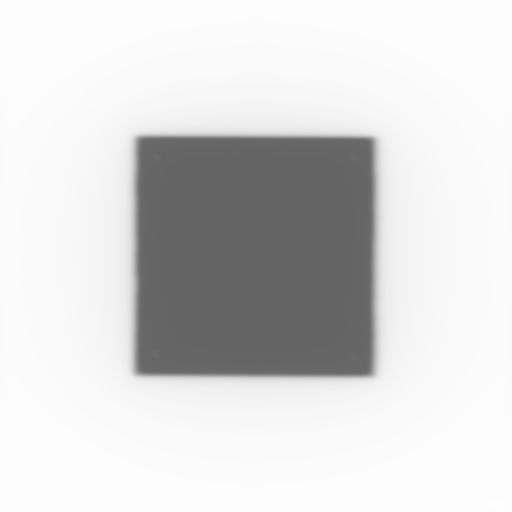
#> input picture IMAGENES FORMATO TIFF/coincidencia_campo/coincidencia_campo_radiacion/10.tif, 1024 x 1024 px (shown at 1/2 size)
$ python field_coincidence_evaluation.py
#> lines starting #> are read from the running program, lines starting #| are printed output that depends on the picture; after the words box and inside, x2 and y2 are one past the last pixel; in counts of white or black regions, pixels touching at a corner belong together
### field_coincidence.py
from cmath import sqrt
from itertools import count
import matplotlib.pyplot as plt
import cv2
import numpy as np
import pandas as pd
from scipy.spatial.distance import euclidean
import warnings
warnings.simplefilter(action='ignore', category=FutureWarning)
from reporte import PDF2
import datetime
class FieldCoincidence():
    """
    Esta clase se utiliza para tal cosa

    """
    def __init__(self,path,dataframe,name_img):
#> called with name_img = '10.tif'
        self.img_raw = cv2.imread(path)
#> self.img_raw is the input picture: shape (1024, 1024, 3); min 99, max 255, mean 216.1
        self.img = self.img_raw[:,:,0]
        self.img = self.img_raw[:,:,0]
        self.imgray = cv2.cvtColor(self.img_raw, cv2.COLOR_BGR2GRAY)
        self.gray_img = self.imgray
        self.h_imgray, self.w_imgray = self.imgray.shape
#> self.h_imgray = 1024; self.w_imgray = 1024
        self.df = dataframe
        self.name_img = name_img
        self.new_row = {'Image':self.name_img}

    def find_rectangle_contour(self):

        """
        Definicion del rectangulo de capo de radiacion

        """
        self.imgRoi = self.img[480:542,480:542]
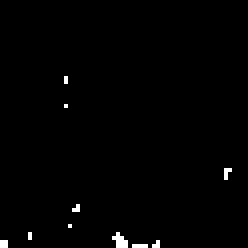
#> self.imgRoi: shape (62, 62) (shown 4 times larger); values 99 (black) and 100 (white), 0.88% white in thin lines or dots, all inside (x1, y1, x2, y2) = (0, 19, 58, 62)
        average = np.average(self.imgRoi, axis=0)
#> average = 62 values, max 99.06 at index 29, min 99 at index 2, mean 99.01
        self.average = np.average(average, axis=0)
#> self.average = 99.01
        self.min = np.amin(self.imgRoi)
#> self.min = 99
        self.graylevel = (255-self.min)*0.5 + self.min
#> self.graylevel = 177
        self.mask = cv2.inRange(self.img, 0, self.graylevel)
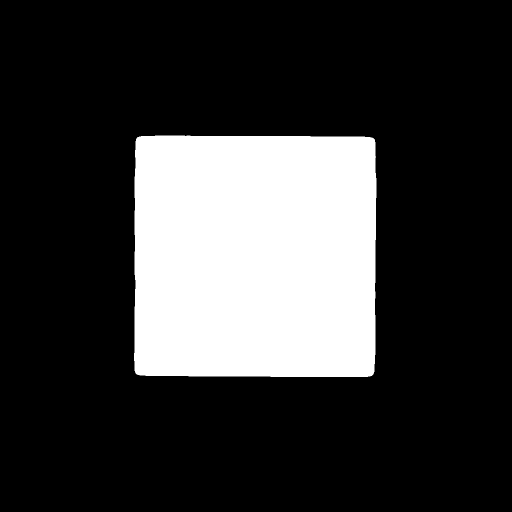
#> self.mask: shape (1024, 1024) (shown at 1/2 size); 22.1% white; 1 white region
        contours, _ = cv2.findContours(image=self.mask, mode=cv2.RETR_TREE, method=cv2.CHAIN_APPROX_NONE)
#> contours = 1 contour; box (x1, y1, x2, y2) and area: (268, 271, 753, 754) 230562
        self.c = contours[0]
#> self.c = contour of 1890 points, box (x1, y1, x2, y2) (268, 271, 753, 754), area 230562

    def rectangle_roi(self):
        """
        Segmentacion de campo de radiacion

        """
        self.find_rectangle_contour()
        self.x_rectangle,self.y_rectangle,self.w_rectangle,self.h_rectange = cv2.boundingRect(self.c)
#> self.x_rectangle = 268; self.y_rectangle = 271; self.w_rectangle = 485; self.h_rectange = 483
        self.img_rectangle = self.imgray[self.y_rectangle:(self.y_rectangle+self.h_rectange),self.x_rectangle:(self.x_rectangle+self.w_rectangle)]
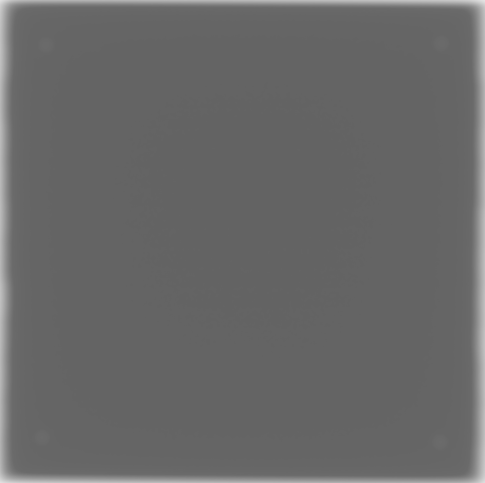
#> self.img_rectangle: shape (483, 485); min 99, max 227, mean 104.3
        self.img_rectangleRGB = self.img_raw[self.y_rectangle:(self.y_rectangle+self.h_rectange),self.x_rectangle:(self.x_rectangle+self.w_rectangle)]
        self.img_mask = self.mask[self.y_rectangle:(self.y_rectangle+self.h_rectange),self.x_rectangle:(self.x_rectangle+self.w_rectangle)]
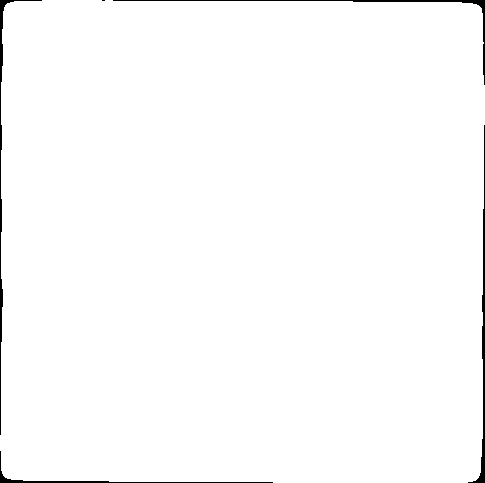
#> self.img_mask: shape (483, 485); 98.8% white; 5 black regions (1 under 20 px), largest, box (x1, y1, x2, y2) and area: (468, 125, 485, 483) 792, (0, 0, 42, 435) 779, (113, 0, 485, 85) 709, (0, 451, 273, 483) 464
        # cv2.imshow("img",self.img_mask)
        # cv2.waitKey()
    def find_white_circle(self):
        """
        Encontrar los puntos blancos en la imagen

        """
        self.rectangle_roi()
        _, self.thresh = cv2.threshold(self.img_rectangle, 103, 255, cv2.THRESH_BINARY_INV)
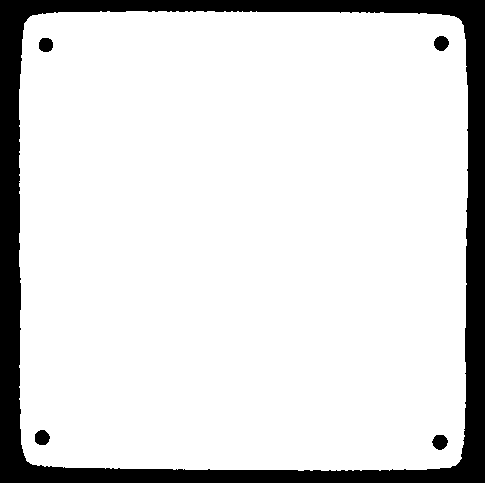
#> self.thresh: shape (483, 485); 86.6% white; 5 black regions
        contours, _ = cv2.findContours(self.thresh, cv2.RETR_LIST, cv2.CHAIN_APPROX_SIMPLE)
#> contours = 5 contours; box (x1, y1, x2, y2) and area: (19, 11, 468, 471) 202579, (431, 434, 449, 451) 201, (34, 429, 51, 446) 200, (433, 35, 450, 52) 194, (38, 37, 54, 53) 187
        self.circle_list = []
        for c in contours:
            a = cv2.contourArea(c)
            p = cv2.arcLength(c,True)

            ci = p**2/(4*np.pi*a)

            font = cv2.FONT_HERSHEY_SIMPLEX
            if ci < 1.2:
                M = cv2.moments(c)
                cX = int(M["m10"] / M["m00"])
                cY = int(M["m01"] / M["m00"])
                self.circle_list.append((cX,cY))
#> this loop made 5 passes
#> (a, p, ci, cX, cY) on passes 1 to 4: (201, 53.11, 1.12, 439, 441), (200, 52.28, 1.09, 41, 437), (187, 50.63, 1.09, 45, 44), (193.5, 51.7, 1.1, 440, 42)
#> (a, p, ci) on pass 5: (202579, 1840, 1.33)
#> after the loop, self.circle_list = [(439, 441), (41, 437), (45, 44), (440, 42)]
        #         cv2.drawContours(self.img_rectangleRGB, c, -1, (0, 255, 0), 3) # dibujar punto blanco encontrado
        # cv2.imshow("img_rectangleRGB",self.img_rectangleRGB)
        # cv2.waitKey()

    # [34 lines left out: function generar_pdf, not called in this run]

    def evaluate_square_dimensions(self,distance_white_points,tolerance_white_points,distance_edge,tolerance_edge,mm_px):

        """
        Evalua distancia entre puntos blancos y evalua distancia de los puntos
        blancos hasta los bordes mas cercanos.

        """
#> called with distance_white_points = 100, tolerance_white_points = 5, distance_edge = 10, tolerance_edge = 1, mm_px = 0.254
        self.resultado = "Pasa"
        self.find_white_circle()
#> the loop in find_white_circle (call 2), `for c in contours:` made 5 passes
        contours_mask, _ = cv2.findContours(image=self.img_mask, mode=cv2.RETR_TREE, method=cv2.CHAIN_APPROX_NONE)
#> contours_mask = 1 contour; box (x1, y1, x2, y2) and area: (0, 0, 485, 483) 230562
        x_rectangle_mask,y_rectangle_mask,w_rectangle_mask,h_rectangle_mask = cv2.boundingRect(contours_mask[0])
#> x_rectangle_mask = 0; y_rectangle_mask = 0; w_rectangle_mask = 485; h_rectangle_mask = 483
        min_sum = 10000
        max_sum = 0
        A,B,C,D = 0,0,0,0
        for i in self.circle_list:
            suma = i[0] + i[1]
            if suma > max_sum:
                max_sum = suma
            if suma < min_sum :
                min_sum = suma
#> this loop made 4 passes
#> (i, suma, max_sum, min_sum) on pass 1: ((439, 441), 880, 880, 880)
#> (i, suma, min_sum) on passes 2 to 3: ((41, 437), 478, 478), ((45, 44), 89, 89)
#> after the loop, max_sum = 880; min_sum = 89
        umbral_sup= max_sum*0.8
#> umbral_sup = 704
        umbral_inf= min_sum*1.2
#> umbral_inf = 106.8
        for item in self.circle_list:
            if item[0] + item[1] > umbral_sup:
                D = item
            elif item[0] + item[1] < umbral_inf:
                A = item
            else:
                if item[0] > item[1]:
                    B = item
                elif item[0] < item[1]:
                    C = item
#> this loop made 4 passes
        error_2 = 0
        error_1 = 0
        # print(A,B,C,D)
        if(A != 0 and B != 0 and C != 0 and D != 0):
#> (the run stopped early here; a loop or call above may not have finished)
